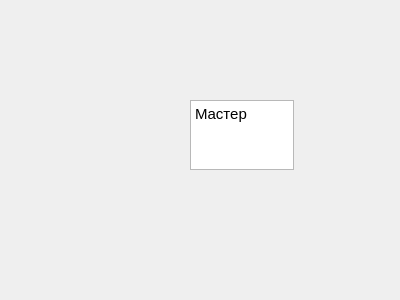
<?xml version="1.0" encoding="UTF-8"?>
<ui version="4.0">
 <class>Dialog</class>
 <widget class="QDialog" name="Dialog">
  <property name="geometry">
   <rect>
    <x>0</x>
    <y>0</y>
    <width>400</width>
    <height>300</height>
   </rect>
  </property>
  <property name="windowTitle">
   <string>Dialog</string>
  </property>
  <widget class="QTextEdit" name="textEdit">
   <property name="geometry">
    <rect>
     <x>190</x>
     <y>100</y>
     <width>104</width>
     <height>70</height>
    </rect>
   </property>
   <property name="html">
    <string>&lt;!DOCTYPE HTML PUBLIC &quot;-//W3C//DTD HTML 4.0//EN&quot; &quot;http://www.w3.org/TR/REC-html40/strict.dtd&quot;&gt;
&lt;html&gt;&lt;head&gt;&lt;meta name=&quot;qrichtext&quot; content=&quot;1&quot; /&gt;&lt;meta charset=&quot;utf-8&quot; /&gt;&lt;style type=&quot;text/css&quot;&gt;
p, li { white-space: pre-wrap; }
hr { height: 1px; border-width: 0; }
li.unchecked::marker { content: &quot;\2610&quot;; }
li.checked::marker { content: &quot;\2612&quot;; }
&lt;/style&gt;&lt;/head&gt;&lt;body style=&quot; font-family:'Cantarell'; font-size:11pt; font-weight:400; font-style:normal;&quot;&gt;
&lt;p style=&quot; margin-top:0px; margin-bottom:0px; margin-left:0px; margin-right:0px; -qt-block-indent:0; text-indent:0px;&quot;&gt;Мастер&lt;/p&gt;&lt;/body&gt;&lt;/html&gt;</string>
   </property>
  </widget>
 </widget>
 <resources/>
 <connections/>
</ui>
